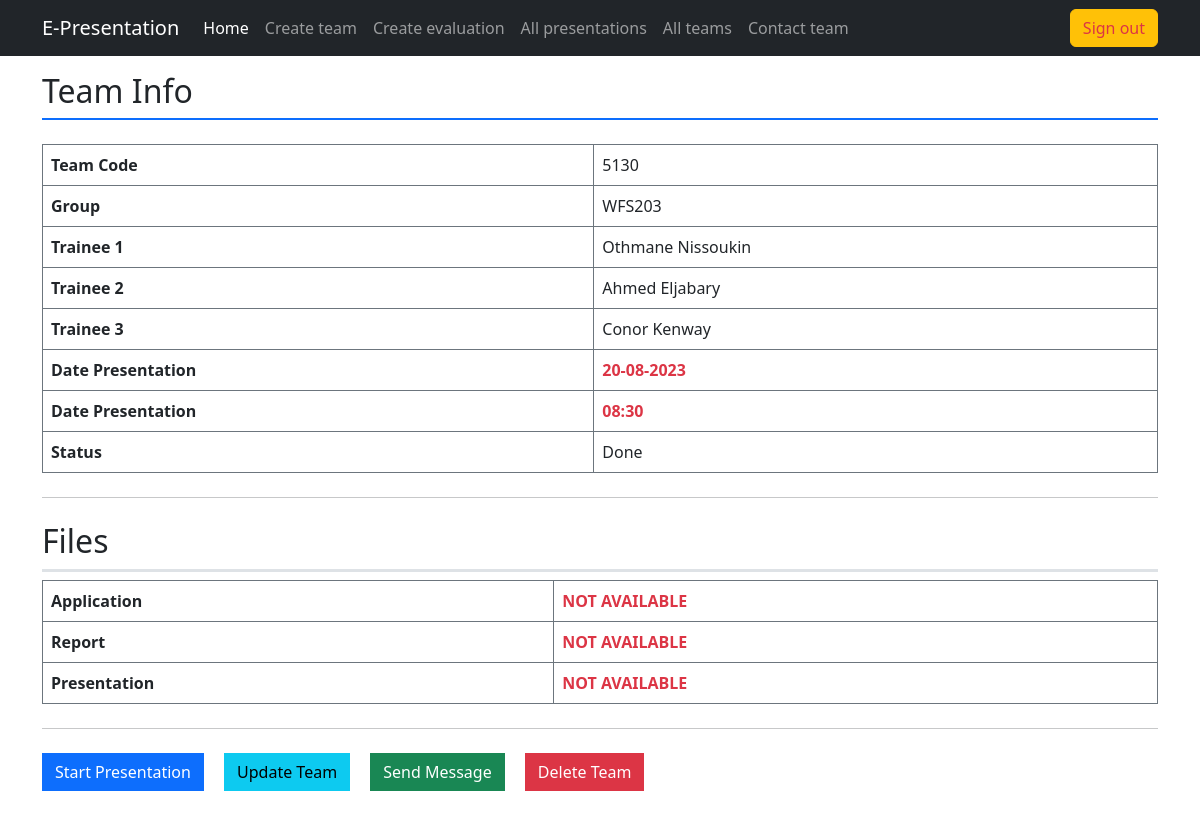
The app's page /index.php?action=team_info&team_code=5130 (signed in), older data.
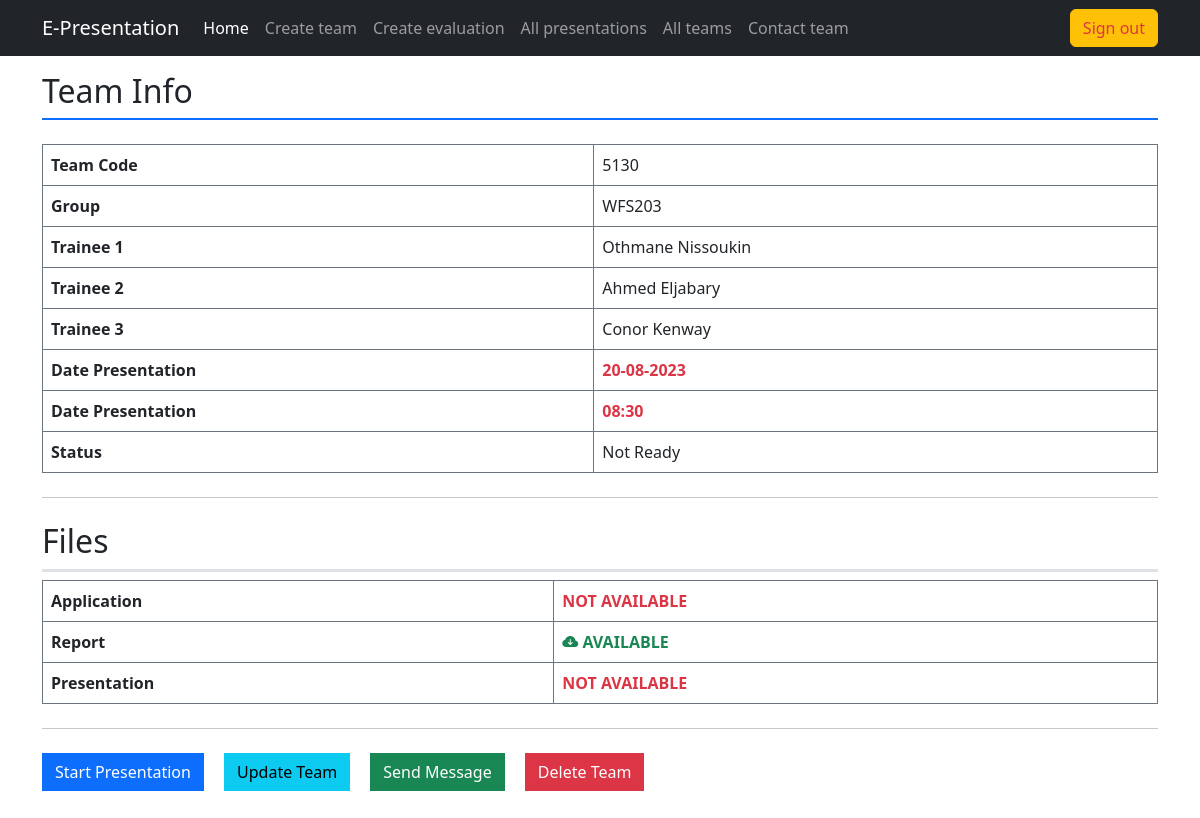
The same page, newer data.
### tables this page shows
CREATE TABLE `team` (
  `team_code` varchar(8) NOT NULL,
  `group_code` varchar(10) NOT NULL,
  `presentation_date` date DEFAULT NULL,
  `presentation_time` time DEFAULT NULL,
  `status` enum('Done','Ready','Not Ready') DEFAULT 'Not Ready'
);

CREATE TABLE `trainee` (
  `trainee_id` int(11) NOT NULL,
  `team_code` varchar(8) NOT NULL,
  `fullname` varchar(255) NOT NULL,
  `trainee_login` varchar(16) NOT NULL,
  `trainee_password` varchar(255) NOT NULL DEFAULT '246810',
  `status` enum('active','inactive') NOT NULL DEFAULT 'inactive'
);

### controller/layouts_rendering.php (called while the page is built, shortened)
<?php
    class LayoutRendering {
        static function team_info() {
            $team_code = $_GET["team_code"];
            $team_info = PresentationModel::retrieve_teams_data($team_code);
            $team_members = TraineeModel::get_team_members($team_code);
            $app_info = FileModel::retrieve_path($team_code, "application");
            $report_info = FileModel::retrieve_path($team_code, "report");
            $presentation_info = FileModel::retrieve_path($team_code, "presentation");
            require "view/mentor/team_info.php";
        }
    }

### model/team_model.php (called while the page is built, shortened)
<?php
    class PresentationModel {
        static function connection() {
            $username = "root";
            $password = "";
            $host = "localhost";
            $dbname = "e-presentations";
            $dsn = "mysql:host=$host;dbname=$dbname";
            try {
                return new PDO($dsn, $username, $password);
            } catch (PDOException $err) {
                echo "<div class='alert alert-danger'>Database connection couldn't be established</div>";
                $err->getMessage();
            }
        }
        static function retrieve_teams_data($team_code) {
            $connection = self::connection();
            $query = $connection->prepare("SELECT * FROM team  WHERE team_code = :team_code");
            $query->execute([":team_code" => $team_code]);
            return $query->fetch(PDO::FETCH_ASSOC);
        }
    }
?>

### model/trainee_model.php (called while the page is built, shortened)
<?php
    class TraineeModel {
        static function get_team_members($team_code) {
            $connection = PresentationModel::connection();
            $query = $connection->prepare("
                SELECT * FROM trainee
                WHERE team_code = :team_code");
            $query->execute([":team_code" => $team_code]);
            return $query->fetchALL(PDO::FETCH_ASSOC);
        }
    }

### model/file_model.php (called while the page is built, shortened)
<?php
    class FileModel {
        static function retrieve_path($team_code, $file_type) {
            $connection = PresentationModel::connection();
            $query = $connection->prepare("SELECT * FROM files WHERE team_code = :team_code AND file_type = :file_type");
            $query->execute([":team_code" => $team_code, ":file_type" => $file_type]);
            return $query->fetch(PDO::FETCH_ASSOC);
        }
    }
?>

### view/mentor/team_info.php (the view, shortened to what this page needs)
<h2 class="border-bottom pb-2 border-2 border-primary mb-4">Team Info</h2>
<table class="table table-bordered border-secondary table-hover border-striped">
    <tr>
        <td class="fw-bold">Team Code</td>
        <td><?= $team_info["team_code"] ?></td>
    </tr>
    <tr>
        <td class="fw-bold">Group</td>
        <td><?= $team_info["group_code"] ?></td>
    </tr>
    <tr>
        <td class="fw-bold">Trainee 1</td>
        <td><?= isset($team_members[0]) ? $team_members[0]["fullname"] : "------" ?></td>
    </tr>
    <tr>
        <td class="fw-bold">Trainee 2</td>
        <td><?= isset($team_members[1]) ? $team_members[1]["fullname"] : "------" ?></td>
    </tr>
    <tr>
        <td class="fw-bold">Trainee 3</td>
        <td><?= isset($team_members[2]) ? $team_members[2]["fullname"] : "------" ?></td>
    </tr>
    <tr>
        <td class="fw-bold">Date Presentation</td>
        <td class="text-danger fw-bold"><?= $team_info["presentation_date"] == "0000-00-00"? "Unknown": implode("-", array_reverse(explode("-", $team_info["presentation_date"])))?></td>
    </tr>
    <tr>
        <td class="fw-bold">Date Presentation</td>
        <td class="text-danger fw-bold"><?= $team_info["presentation_time"] == "00:00:00"? "Unknown": substr($team_info["presentation_time"], 0, 5)?></td>
    </tr>
    <tr>
        <td class="fw-bold">Status</td>
        <td><?= $team_info["status"] ?></td>
    </tr>
</table>
    <hr class="my-4" />
    <h2 class="border-bottom pb-2 border-3">Files</h2>
    <table class="table table-bordered border-secondary table-hover border-striped">
    <tr>
        <td class="fw-bold">Application</td>
            <?php if (empty($app_info)): ?>
                <td class="fw-bold text-danger">NOT AVAILABLE</td>
            <?php endif;?>
    </tr>
    <tr>
        <td class="fw-bold">Report</td>
            <?php if (empty($report_info)): ?>
                <td class="fw-bold text-danger">NOT AVAILABLE</td>
            <?php else: ?>
                <td class="fw-bold">
                    <a class="text-success text-decoration-none" href="<?= $report_info['file_path'] ?>">
                        <i class="bi bi-cloud-arrow-down-fill"></i> AVAILABLE
                    </a>
                </td>
            <?php endif;?>
    </tr>
    <tr>
        <td class="fw-bold">Presentation</td>
            <?php if (empty($presentation_info)): ?>
                <td class="fw-bold text-danger">NOT AVAILABLE</td>
            <?php endif;?>
    </tr>
    </table>
    <hr class="my-4" />
    <a href="index.php?action=select_evaluation&team_code=<?= $team_info["team_code"] ?>" class="btn btn-primary me-3 mb-3 rounded-0">Start Presentation</a>
    <a href="index.php?action=update&team_code=<?= $team_info["team_code"] ?>" class="btn btn-info me-3 mb-3 rounded-0">Update Team</a>
    <a href="index.php?action=contact&team_code=<?= $team_info["team_code"] ?>"" class="btn btn-success me-3 mb-3 rounded-0">Send Message</a>
    <a href="register.html" class="btn btn-danger me-3 mb-3 rounded-0">Delete Team</a>
<?php
    $content = ob_get_contents();
    require "view/master.php";
?>

### index.php (shortened to what this page needs)
<?php
    require "model/team_model.php";
    require "model/trainee_model.php";
    require "model/file_model.php";
    require "controller/layouts_rendering.php";
    if (isset($_GET["action"])) {
        switch ($_GET["action"]):
            case "team_info":
                LayoutRendering::team_info();
                break;
        endswitch;
    } else {
        LayoutRendering::main();
    }
?>

### view/master.php (shortened to what this page needs)
<!DOCTYPE html>
<html lang="en">
<head>
    <link rel="stylesheet" href="https://cdn.jsdelivr.net/npm/bootstrap@5.2.3/dist/css/bootstrap.min.css" />
    <link rel="stylesheet" href="https://cdn.jsdelivr.net/npm/bootstrap-icons@1.10.5/font/bootstrap-icons.css">
</head>
<body>
    <main class="container py-3">
    <?= $content ?>
    </main>
</body>
</html>

Row changes from the older to the newer data that the page shows:
changed team "WFS203": status "Done" → "Not Ready"
Text that changed along with them:
text no longer shown: "NOT AVAILABLE"
text now shown: "AVAILABLE"
